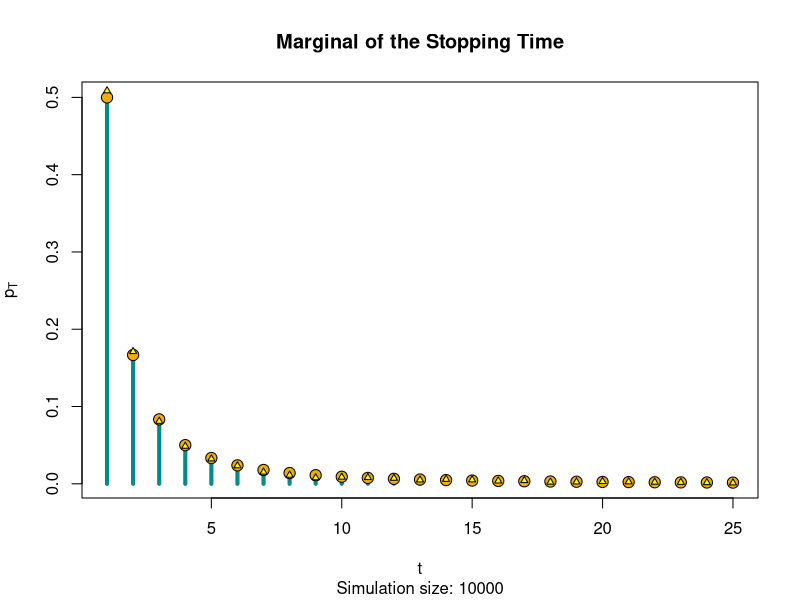
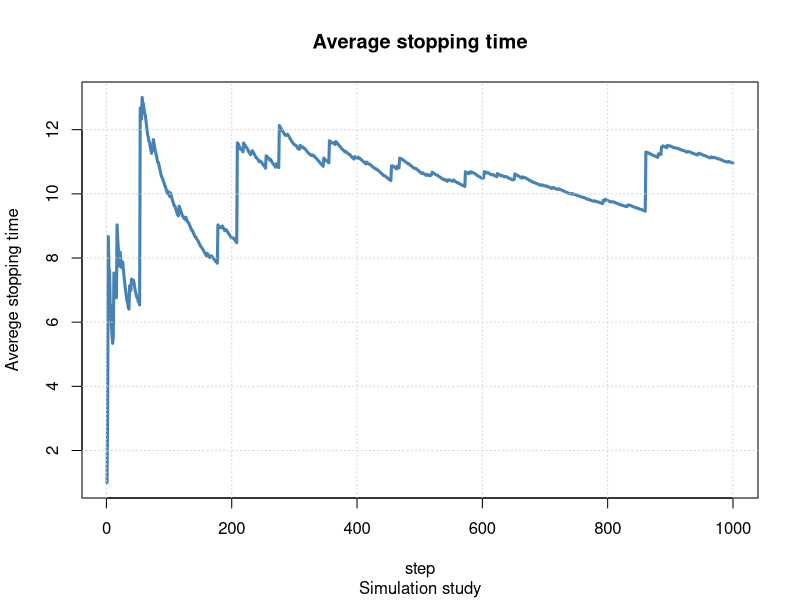
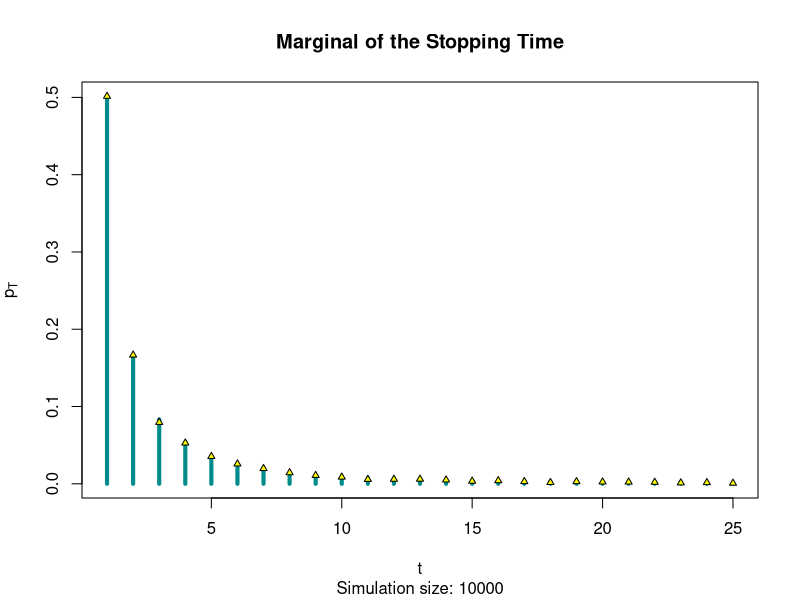
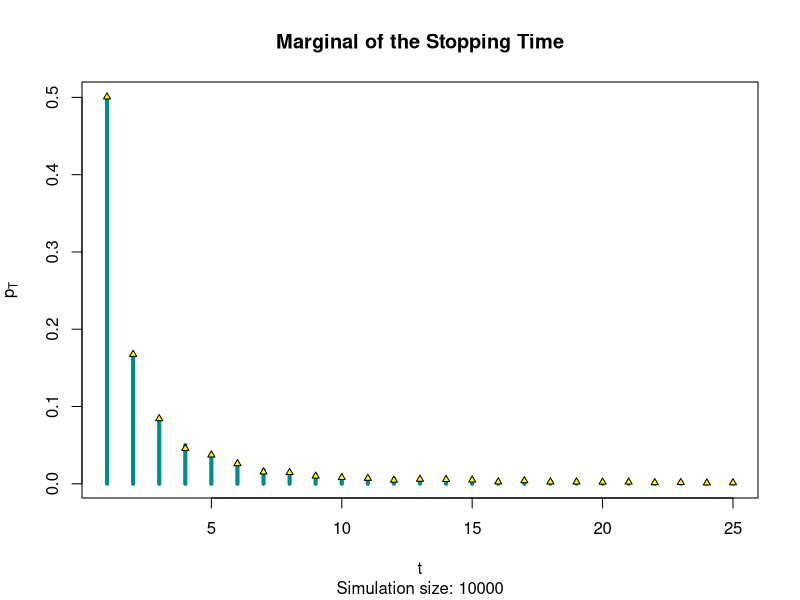
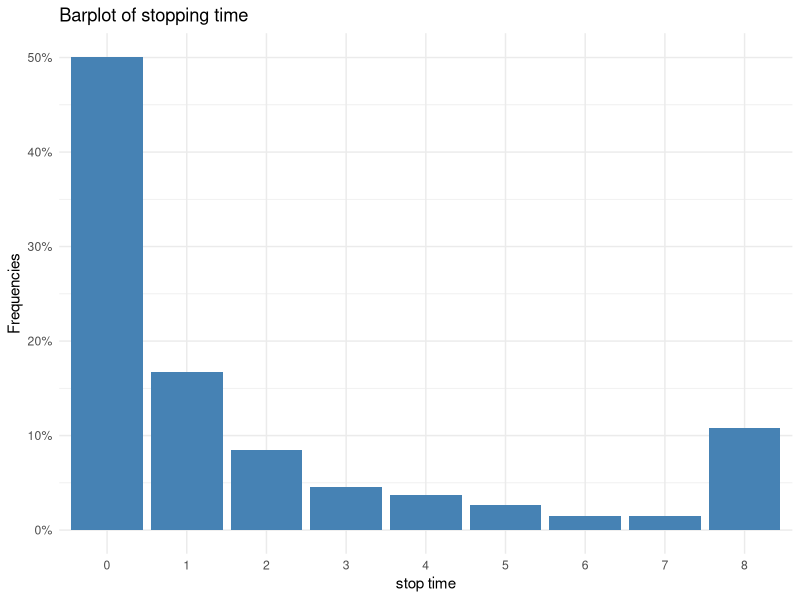
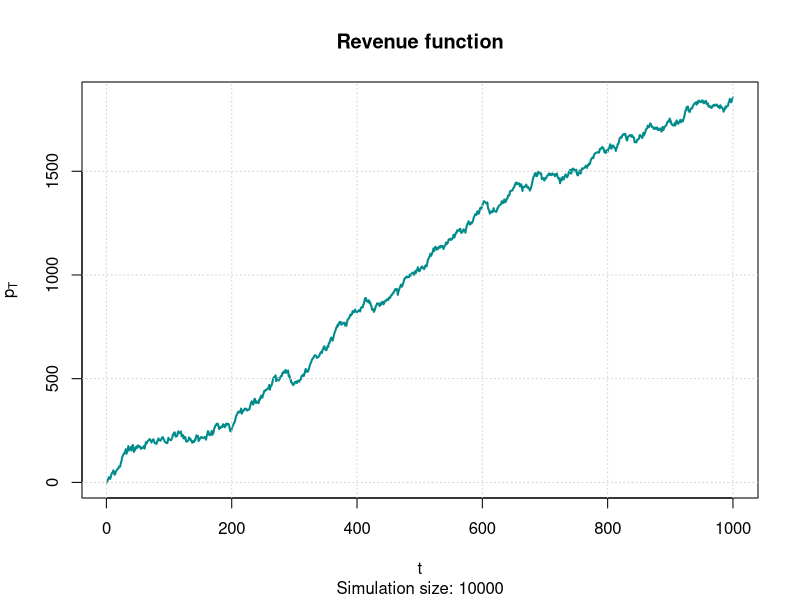

Write the R code that produced these figures, in order.

rm(list=ls())

# Exercise 1 Stopping time   ----------------------------- 
######### First code############################
M <- 10000             # simulation size
t_data <- rep(NA, M)   # pre-allocation the data structure (simple vector)
for (m in 1:M){
  x <- runif(1)    # sampling the threshold value
  y <- runif(1)    # first process value
  t <- 1
  while (y > x) {
    t <- t + 1
    y <- runif(1)  # no memory
  }
  t_data[m] <- t   # save
}
p_hat <- proportions( table( t_data ) )


# True marginal PMF of T
pT <- function(t)  1/(t*(t+1))

# Plot it zooming in between t = 1 and t = 25
t_seq <- 1:25

# True PMF of T
plot(t_seq, pT(t_seq), 
     type = "h",
     lwd = 4,
     col = "cyan4",
     ylab = expression(p[T]),
     xlab = "t",
     main = "Marginal of the Stopping Time",
     sub = paste("Simulation size:", M))

points(t_seq, pT(t_seq), pch = 21, 
       col = "black", bg = "darkgoldenrod2", cex = 1.5)

# Simulative approximation to the PMF of T
points(t_seq, p_hat[t_seq], pch = 24, 
       col = "black", bg = "yellow", cex = .7)


step_size = 10
ave_step  = seq(1, length(t_data), step_size)
ave_vec = rep(NA, length(ave_step))

t <- 0
for (i in ave_step){
  t <- t + 1
  ave_vec[t] = mean( t_data[1:i] )
}


plot(ave_vec , main = "Average stopping time",
     xlab = "step", ylab = "Averege stopping time",
     sub = "Simulation study", col = "steelblue" , type = "l" , lwd =3)
grid()

#Comments:

#Suppose we have to pay c euros to start this experiment and we win as many dollars as the waiting time.
#The question we want to answer is: What is the "fair" amount in order to play this game. 

#On average you expect to win an infinite amount from this game, so according to traditional expected value theory, you can afford to pay any amount c to play.


#In fact, reapeating this experiment many time, it will have to happen (with very low probability)  to win so much, enough for paying all the expenses incurred before.

#In practice though, no reasonable person is willing to pay a lot of money to play this game. The intuitive refusal to invest large sums in the game is well supported by the simulation described in the following graph. By repeating the series 10,000 times, on average low winnings are obtained at the beginning (a few units). Subsequently the average rises, corresponding to some lucky series, and then decreases slightly until the next lucky hit. The overall trend is undoubtedly growing, and will mathematically tend to infinity after an infinite series of plays but, in the 10,000 plays of the simulation, the average of the winnings has just reached the value of 10.

#From the statistical point of view, no difficulties came from the situation presented in the game. In other words, it is perfectly coherent to accept the  possibility of an infinite win, such as to balance any amount paid in the (infinite) times the win is insignificant.


#Conclusion:
# Ultimately, the decision to play or not to play this game  must depend on each individual's risk, itself dependent on many parameters, such as initial revenue or the amount you are willing to lose.

#If the earnings here are "on average" infinite, you must also have infinite funds and play an infinite number of times to be eligible for certain earnings.

#############Second way (hopefully faster)############

#The main idea is to simulate a uniform(0,1) that will be the probbability's parameter of the geometric distibution. Basically we are doing a mixture model T ~ Geom(u) where U ~ Unif(0,1)


M <- 10000             # simulation size
t_data <- rep(NA, M)   # # pre-allocation the data structure (simple vector)

for(m in 1:M){
  u <- runif(n = 1)
  t_data[m] <- rgeom(n = 1, prob = u)
}

#RE-plotting the true distribution
plot(t_seq, pT(t_seq), 
     type = "h",
     lwd = 4,
     col = "cyan4",
     ylab = expression(p[T]),
     xlab = "t",
     main = "Marginal of the Stopping Time",
     sub = paste("Simulation size:", M))


p_hat <- proportions( table( t_data ) )
points(t_seq, p_hat[t_seq], pch = 24, 
       col = "black", bg = "yellow", cex = .7)

# It works daje, for sure faster !!!


#############Third way (hopefully faster)############

#Thinking as before but more treaky in the code ( as Matteo said)

M <- 10000             # simulation size
# # pre-allocation the data structure (simple vector)

stop_simulation <-rgeom(n = M, prob = runif(n = M))

p_hat <- proportions( table( stop_simulation ) )

#RE-RE-plotting the true distribution

plot(t_seq, pT(t_seq), 
     type = "h",
     lwd = 4,
     col = "cyan4",
     ylab = expression(p[T]),
     xlab = "t",
     main = "Marginal of the Stopping Time",
     sub = paste("Simulation size:", M))

points(t_seq, p_hat[t_seq], pch = 24, 
       col = "black", bg = "yellow", cex = .7)


#It WORKSS, Daje matte!! 

#No casinos would accept to play this game, having the risk of infinitis loss,a possible solution force the game to finish with a maximum win of L after the L-esimo trials.

L = 8
stop_simulation[stop_simulation>7] = L
#Considering the fact of the maximum revenue fixed to    L = 8 in the simultation study it result a "fair" amount to pay as
mean(stop_simulation)
tab = proportions(table(stop_simulation))
library(ggplot2)
# Create Data
data=data.frame(tab)
ggplot(data, aes(x=stop_simulation, y=Freq,fill=stop_simulation))+
  geom_bar(stat="identity") +
  theme_minimal() +
  geom_bar(stat="identity", fill="steelblue")+
  xlab("stop time") + ylab("Frequencies") +  guides(fill="none") +
  ggtitle("Barplot of stopping time" ) + 
  scale_y_continuous(labels=scales::percent)  

#Remark:50% of the time the stopping time is equal to 0 and no payoff for the player.
# The percentege of the time when the game is stopped is
data$Freq[data$stop_simulation == 8]

# Let's have a look further
# Consider a enter cost c greter than the mean ( casinos are unfair!) now eh can have a look at the revenue function.
c <- 2 #cost i order to enter the game

costs <- rep(c , M)

revenue_f<- cumsum(costs - stop_simulation)
i <- seq(from = 0 , to = length(revenue_f), by = step_size)
rev = revenue_f[i]
length(rev)

plot(rev,,type = 'l',main = "Revenue function",
     lwd = 2,
     col = "cyan4",
     ylab = expression(p[T]),
     xlab = "t",
     sub = paste("Simulation size:", M))
grid()
